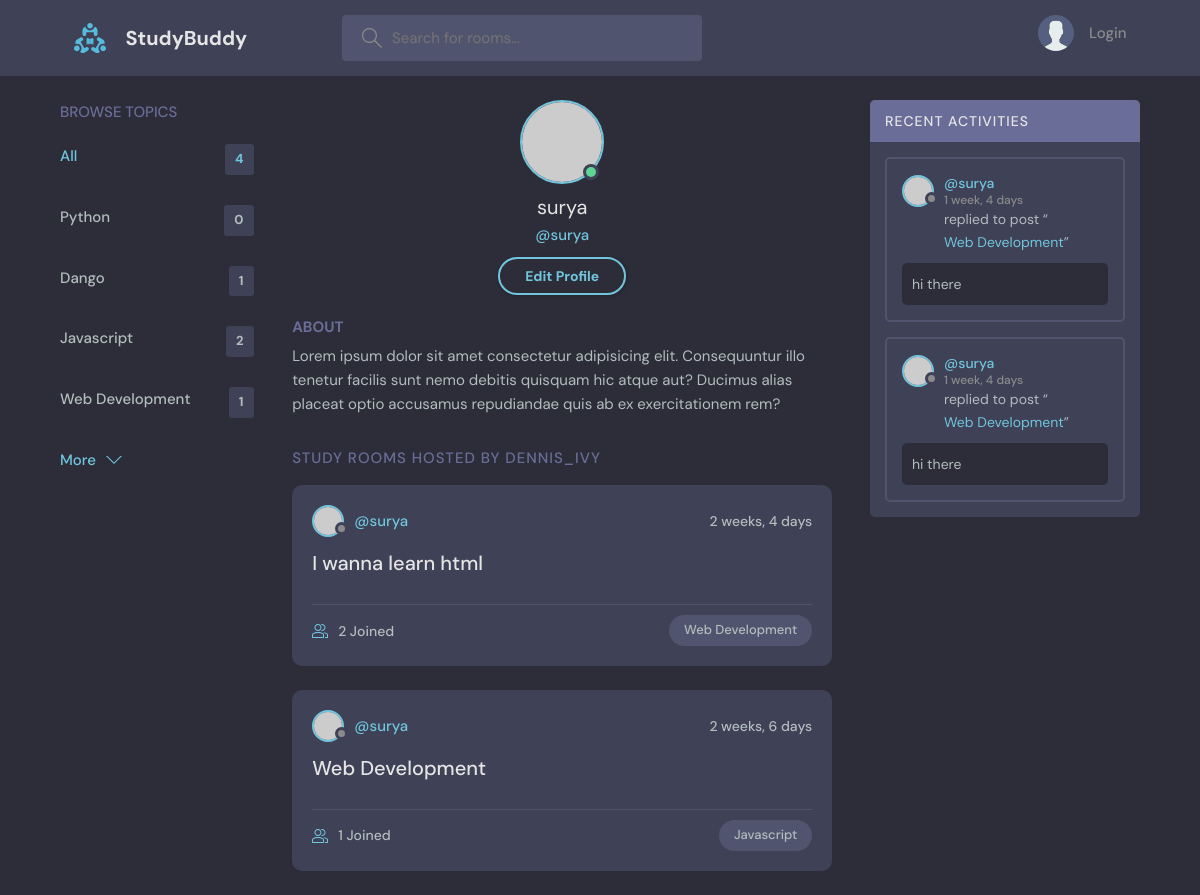
The app's page /profile/1/, older data.
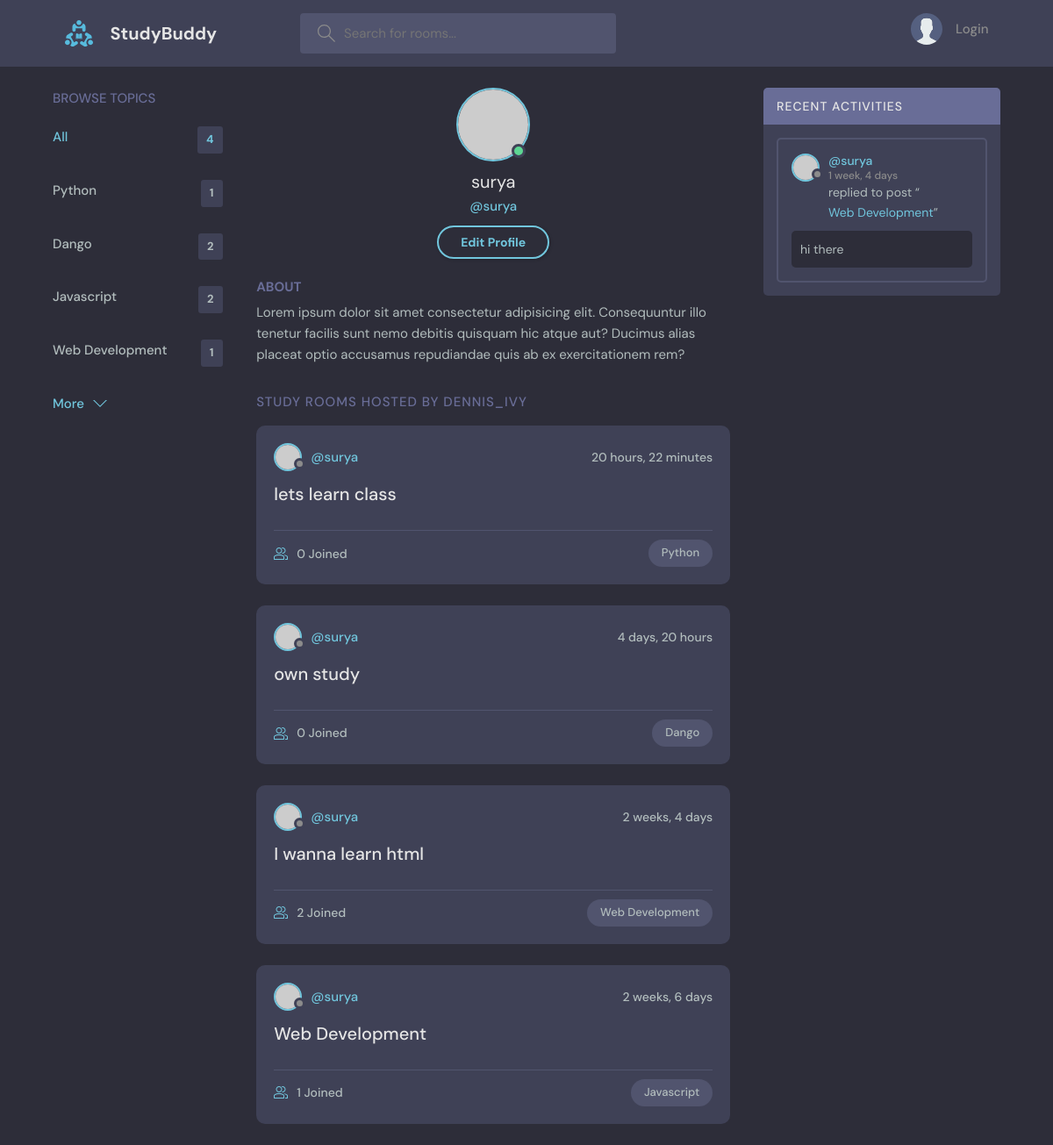
The same page, newer data.
### base/models.py (models this page shows, shortened)
class Topic(models.Model):
    name = models.CharField(max_length=200)

class Room(models.Model):
    host =models.ForeignKey(User, on_delete=models.SET_NULL, null=True)
    topic =models.ForeignKey(Topic, on_delete=models.SET_NULL, null=True)
    name = models.CharField(max_length=200)
    Description = models.TextField(null=True, blank=True)
    participants =models.ManyToManyField(User, related_name='participants', blank=True)
    updated = models.DateTimeField(auto_now=True)
    created = models.DateTimeField(auto_now_add=True)
    class Meta:
        ordering = ['-updated', '-created'] #newest item is shown first
    def __str__(self):
        return self.name

class Message(models.Model):
    user = models.ForeignKey(User, on_delete=models.CASCADE)
    room = models.ForeignKey(Room, on_delete=models.CASCADE)
    body = models.TextField()
    updated = models.DateTimeField(auto_now=True)
    created = models.DateTimeField(auto_now_add=True)
    class Meta:
        ordering = ['-updated', '-created'] #newest item is shown first

### base/views.py (the view)
# urls.py: path('profile/<str:pk>/', views.userProfile, name= "user-profile"),
def userProfile(request,pk):
    user = User.objects.get(id=pk)
    rooms = user.room_set.all() #room is model name._set.all() get all children of rooms
    room_messages = user.message_set.all()
    topics = Topic.objects.all()
    context = {'user': user, 'rooms': rooms, 'room_messages':room_messages, 'topics':topics}
    return render(request, 'base/profile.html', context)

### base/templates/base/profile.html
{% extends 'main.html' %}
{% block content %}
  <main class="profile-page layout layout--3">
    <div class="container">
      <div>
        {% include 'base/topics_components.html' %}
      </div>
      <div class="roomList">
        <div class="profile">
          <div class="profile__avatar">
            <div class="avatar avatar--large active">
              <img src="https://randomuser.me/api/portraits/men/11.jpg" />
            </div>
          </div>
          <div class="profile__info">
            <h3>{{user.username}}</h3>
            <p>@{{user.username}}</p>
            <a href="/" class="btn btn--main btn--pill">Edit Profile</a>
          </div>
          <div class="profile__about">
            <h3>About</h3>
            <p>
              Lorem ipsum dolor sit amet consectetur adipisicing elit. Consequuntur illo tenetur
              facilis sunt nemo debitis quisquam hic atque aut? Ducimus alias placeat optio
              accusamus repudiandae quis ab ex exercitationem rem?
            </p>
          </div>
        </div>
        <div class="roomList__header">
          <div>
            <h2>Study Rooms Hosted by dennis_ivy</a>
            </h2>
          </div>
        </div>
        {% include 'base/feed_components.html' %}
      </div>
        {% include 'base/activity_components.html' %}
    </div>
  </main>
{% endblock content %}

### templates/main.html (shortened to what this page needs)
<!DOCTYPE html>
{% load static %}
<html lang="en">
  <head>
    <link rel="stylesheet" href="{% static 'styles/style.css' %}" />
  </head>
  <body>
    {% include 'navbar.html' %}
    {% block content %}
    {% endblock %}
  </body>
</html>

### templates/navbar.html (shortened to what this page needs)
{% load static %}
<header class="header header--loggedIn">
    <div class="container">
      <a href="{% url 'home' %}" class="header__logo">
        <img src="{% static 'images/logo.svg' %}" />
        <h1>StudyBuddy</h1>
      </a>
      <form class="header__search" method="GET" action="{% url 'home' %}">
        <label>
          <input type="text" name="q" placeholder="Search for rooms..." />
        </label>
      </form>
      <nav class="header__menu">
       {% if request.user.is_authenticated %}
            <div class="header__user">
                <a href="profile.html">
                    <div class="avatar avatar--medium active">
                    <img src="https://randomuser.me/api/portraits/men/37.jpg" />
                    </div>
                    <p>{{ request.user.username }}<span>@{{ request.user.username}}</span></p>
                </a>
                <button class="dropdown-button">
                    <svg version="1.1" xmlns="http://www.w3.org/2000/svg" width="32" height="32" viewBox="0 0 32 32">
                    <title>chevron-down</title>
                    <path d="M16 21l-13-13h-3l16 16 16-16h-3l-13 13z"></path>
                    </svg>
                </button>
            </div>
        {% else %}
        <a href="{% url 'login' %}">
          <img src="{% static 'images/avatar.svg' %}" />
          <p>Login</p>
        </a>
        {% endif %}
      </nav>
    </div>
  </header>

### base/templates/base/topics_components.html
<div class="topics">
    <div class="topics__header">
        <h2>Browse Topics</h2>
    </div>
            <ul class="topics__list">
              <li>
                <a href="{% url 'home' %}" class="active">All <span>{{topics.count}}</span></a>
              </li>
              <li>
                {% for topic in topics %}
                    <a href="{% url 'home' %}?q={{topic.name}}">{{topic.name}} <span>{{topic.room_set.all.count}}</span> </a>
                {%endfor%}
                </li>
            </ul>
            <a class="btn btn--link" href="/">
              More
              <svg version="1.1" xmlns="http://www.w3.org/2000/svg" width="32" height="32" viewBox="0 0 32 32">
                <title>chevron-down</title>
                <path d="M16 21l-13-13h-3l16 16 16-16h-3l-13 13z"></path>
              </svg>
            </a>
</div>

### base/templates/base/feed_components.html (shortened to what this page needs)
{% for room in rooms %}
<div class="roomListRoom">
    <div class="roomListRoom__header">
      <a href="{% url 'user-profile' room.host.id %}" class="roomListRoom__author">
        <div class="avatar avatar--small">
          <img src="https://randomuser.me/api/portraits/women/11.jpg" />
        </div>
        <span>@{{room.host.username}}</span>
      </a>
      <div class="roomListRoom__actions">
        <span>{{ room.created|timesince }}</span>
      </div>
    </div>
    <div class="roomListRoom__content">
      <a href="{% url 'rooms' room.id %}">{{room.name}}</a>
    </div>
    <div class="roomListRoom__meta">
      <a href="{% url 'rooms' room.id %}" class="roomListRoom__joined">
        {{room.participants.all.count}} Joined
      </a>
      <p class="roomListRoom__topic">{{room.topic.name}}</p>
    </div>
</div>
{% endfor%}

### base/templates/base/activity_components.html (shortened to what this page needs)
<div class="activities">
    <div class="activities__header">
      <h2>Recent Activities</h2>
    </div>
    {% for message in room_messages %}
    <div class="activities__box">
      <div class="activities__boxHeader roomListRoom__header">
            <a href="{% url 'user-profile' message.user.id %}" class="roomListRoom__author">
            <div class="avatar avatar--small">
                <img src="https://randomuser.me/api/portraits/women/11.jpg" />
            </div>
            <p>
                @{{message.user}}
                <span>{{message.created| timesince}}</span>
            </p>
            </a>
      </div>
      <div class="activities__boxContent">
        <p>replied to post “<a href="{% url 'rooms' message.room.id %}">{{message.room}}</a>”</p>
        <div class="activities__boxRoomContent">
          {{message.body}}
        </div>
      </div>
    </div>
    {%endfor%}
</div>

Row changes from the older to the newer data that the page shows:
removed Message: user "surya", created "1 week, 4 days", room "Web Development", body "hi there"
computed for Topic "Python": room_set.all.count "0" → "1"
computed for Topic "Dango": room_set.all.count "1" → "2"
added Room: host.username "surya", created "20 hours, 22 minutes", name "lets learn class", participants.all.count "0", topic.name "Python"
added Room: host.username "surya", created "4 days, 20 hours", name "own study", participants.all.count "0", topic.name "Dango"
